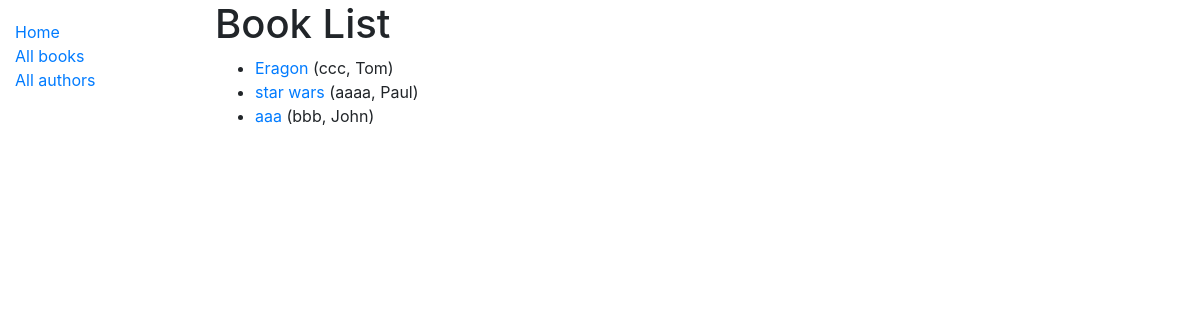
/catalog/books/, run on an earlier commit of the app's database.
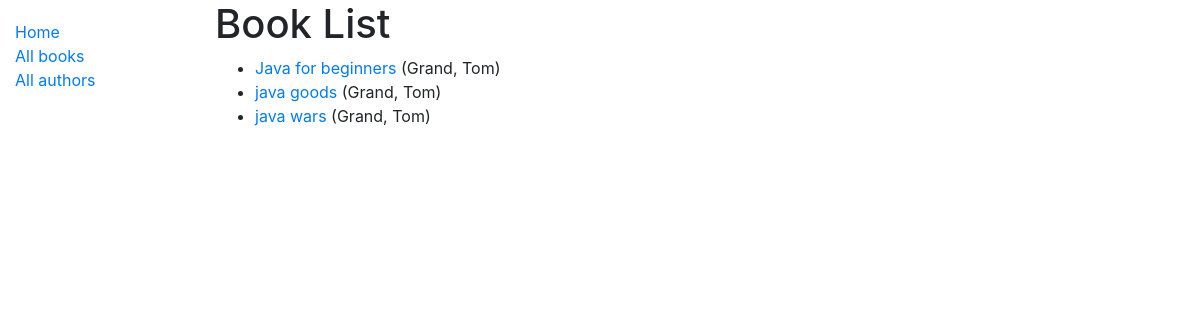
And on a later commit of the database.
### catalog/models.py (models this page shows, shortened)
class Book(models.Model):
    title = models.CharField(max_length=200)
    author = models.ForeignKey('Author', on_delete=models.SET_NULL, null=True)
    summary = models.TextField(max_length=1000, help_text='Enter a brief description of the book')
    isbn = models.CharField('ISBN', max_length=13,
                            help_text='13 Character <a href="https://www.isbn-international.org/content/what-isbn">ISBN number</a>')
    genre = models.ManyToManyField(Genre, help_text='Select a genre for this book')
    def __str__(self):
        return self.title
    def get_absolute_url(self):
        return reverse('book-detail', args=[str(self.id)])
    def display_genre(self):
        """Create a string for the Genre. This is required to display genre in Admin."""
        return ', '.join(genre.name for genre in self.genre.all()[:3])
    display_genre.short_description = 'Genre'

class Author(models.Model):
    first_name = models.CharField(max_length=100)
    last_name = models.CharField(max_length=100)
    date_of_birth = models.DateField(null=True, blank=True)
    date_of_death = models.DateField('Died', null=True, blank=True)
    class Meta:
        ordering = ['last_name', 'first_name']
    def __str__(self):
        return f'{self.last_name}, {self.first_name}'

### catalog/views.py (the view)
# urls.py: path('books/', views.BookListView.as_view(), {'my_template_name': 'some_path'}, name='books'),
class BookListView(generic.ListView):
    template_name = "book_list.html"
    model = Book
    paginate_by = 10
    def get_context_data(self, **kwargs):
        context = super(BookListView, self).get_context_data(**kwargs)
        context['books_list'] = Book.objects.all()
        print(context)
        return context

### templates/book_list.html
{% extends "base_generic.html" %}
{% block content %}
  <h1>Book List</h1>
  {% if books_list %}
  <ul>
    {% for Book in books_list %}
      <li>
        <a href="{{ Book.get_absolute_url }}">{{ Book.title }}</a> ({{Book.author}})
      </li>
    {% endfor %}
  </ul>
  {% else %}
    <p>There are no books in the library.</p>
  {% endif %}
{% endblock %}

### templates/base_generic.html (shortened to what this page needs)
<!DOCTYPE html>
<html lang="en">
<head>
  <link rel="stylesheet" href="https://stackpath.bootstrapcdn.com/bootstrap/4.1.3/css/bootstrap.min.css">
  {% load static %}
  <link rel="stylesheet" href="{% static 'css/styles.css' %}">
</head>
<body>
  <div class="container-fluid">
    <div class="row">
      <div class="col-sm-2">
      {% block sidebar %}
        <ul class="sidebar-nav">
          <li><a href="{% url 'index' %}">Home</a></li>
          <li><a href="{% url 'books' %}">All books</a></li>
          <li><a href="">All authors</a></li>
        </ul>
     {% endblock %}
      </div>
      <div class="col-sm-10 ">{% block content %}{% endblock %}</div>
    </div>
  </div>
</body>
</html>

### static/css/styles.css (style rules this page uses)
.sidebar-nav { margin-top: 20px; padding: 0; list-style: none; }

What changed in the data, as far as the page shows it:
removed Book: title "Eragon", author "ccc, Tom"
removed Book: title "star wars", author "aaaa, Paul"
removed Book: title "aaa", author "bbb, John"
added Book: title "Java for beginners", author "Grand, Tom"
added Book: title "java goods", author "Grand, Tom"
added Book: title "java wars", author "Grand, Tom"
